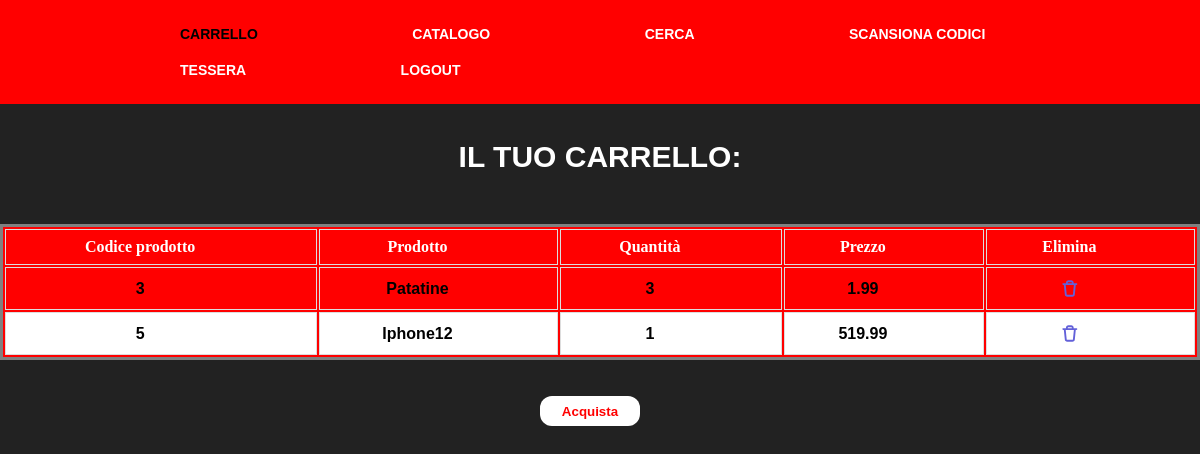
Page /Progetto_MYC/Carrello.php (signed in) on the earlier database version.
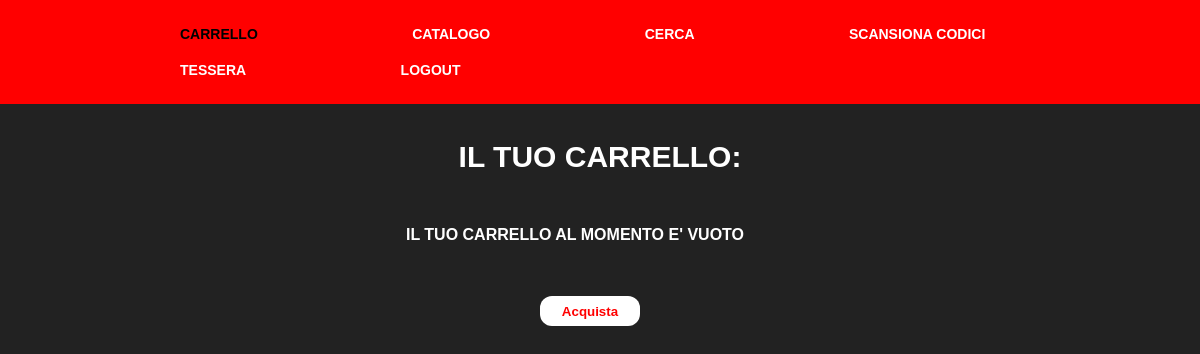
Same page on the later database version.
### tables this page shows
CREATE TABLE `carrello` (
  `NumeroAcquisto` int(11) NOT NULL,
  `ID_Utente` int(15) NOT NULL,
  `CodiceProdotto` int(10) NOT NULL,
  `Quantita` int(2) NOT NULL
);

CREATE TABLE `prodotto` (
  `CodiceProdotto` int(15) NOT NULL,
  `NomeProdotto` varchar(40) NOT NULL,
  `Categoria` varchar(20) NOT NULL,
  `Reparto` varchar(30) NOT NULL,
  `PrezzoUnitario` float NOT NULL,
  `Magazzino` int(5) NOT NULL
);

### Progetto_MYC/Carrello.php (the view, shortened to what this page needs)
<link rel="stylesheet" href="Stile2.css">
<link rel="stylesheet" href="Stile.css">
<nav class="header">
  <ul>
    <li class="alignLI"><a id="selected" href="Carrello.php">Carrello</a></li>
    <li class="alignLI"><a href="Catalogo.php">Catalogo</a></li>
    <li class="alignLI"><a href="Cerca.php">Cerca</a></li>
    <li class="alignLI"><a href="ScansioneCodice.php">Scansiona codici</a></li>
    <li class="alignLI"><a href="Tessera.php">Tessera</a></li>
    <li class="alignLI"><a href="Logout.php">Logout</a></li>
  </ul>
</nav>
<body>
  <br>
  <br>
  <center><label class="AlignLabel">IL TUO CARRELLO:</label></center>
  <?php
  require_once 'Config.php';
  $ID_Cliente=$_SESSION['ID_Cliente'];
    $sql= "SELECT NomeProdotto,PrezzoUnitario,Quantita,carrello.CodiceProdotto FROM prodotto,carrello WHERE ((prodotto.CodiceProdotto = carrello.CodiceProdotto) AND ID_Utente=$ID_Cliente)";
    if ($result=mysqli_query($link,$sql)){
      if(mysqli_num_rows($result)>0){
              echo "<table class='TableProvaCarrello'>";
                echo "<thead>";
                    echo "<tr>";
                    echo "<th class='Text'>Codice prodotto</th>";
                        echo "<th class='Text'>Prodotto</th>";
                        echo "<th class='Text'>Quantità</th>";
                        echo "<th class='Text'>Prezzo</th>";
                        echo "<th class='Text'>Elimina</th>";
                    echo "</tr>";
                echo "</thead>";
                while($row=mysqli_fetch_array($result)){
                  echo "<tr>";
                      echo "<th class='Text2'>" .$row['CodiceProdotto']."</th>";
                      echo "<td class='Text2'>" .$row["NomeProdotto"]. "</td>";
                      echo "<td class='Text2'>" .$row["Quantita"]."</td>";
                      echo "<td class='Text2'>" .$row["PrezzoUnitario"]. "</td>";
                      echo "<td class='Text2'><a href='EliminaProdotto.php?&CodiceProdotto=".$row['CodiceProdotto']."'><img src='bottone.svg'></a></td>";
                  echo "</tr>";
              }
              echo "</table>";
          }else{
            echo "<br><br><p class='Avvisi'>IL TUO CARRELLO AL MOMENTO E' VUOTO</p>";
          }
        }else{
          echo "ERROR: non abile ad eseguire".$sql;
        }
?>
<br>
<br>
<form action="EliminaProdottiCarrello.php" method="POST">
  <div class="Acquista">
      <button type="submit" name="btn_Acqista">Acquista</button>
  </div>
</form>
</body>
</html>

### Progetto_MYC/Stile2.css (style rules this page uses)
body { margin: 0; background: #222; font-family: 'Work Sans', sans-serif; font-weight: 800; }
nav ul { list-style: none; }
nav li { display: inline-block; margin-left: 70px; padding: 10px; position: relative; }
nav a { color:white; text-decoration: none; text-transform: uppercase; font-size: 14px; }
nav a::before { content: ''; display: block; height: 5px; background-color: #222; position: absolute; top: 0; width: 0%; transition: all ease-in-out 250ms; }
.header { background-color: red; display: flex; align-items:center; }
.header .alignLI { margin-left: 130px; }
button { display: flex; flex-direction: column; justify-content: center; align-items: center; padding: 1em; border: 0px solid transparent; background-color: rgba(19, 19, 20, 0.08); transition: all 0.2s linear; }
.AlignLabel { margin-top: 50px; color: white; font-size: 30px; }
.text { color:white; text-align: center; margin-top: 15%; font-family: "Verdana, Geneva, Tahoma, sans-serif"; }
table { font-family: arial, sans-serif; border-style: solid; width: 100%; background-color: white; }
td, th { border: 1px solid #dddddd; text-align: left; padding: 8px; }
tr:nth-child(even) { background-color: white; }

### Progetto_MYC/Stile.css (style rules this page uses)
body { margin: 0; background: #222; font-family: 'Work Sans', sans-serif; font-weight: 800; }
nav ul { list-style: none; }
nav li { display: inline-block; margin-left: 70px; padding: 10px; position: relative; }
nav a { color:white; text-decoration: none; text-transform: uppercase; font-size: 14px; }
nav a::before { content: ''; display: block; height: 5px; background-color: #444; position: absolute; top: 0; width: 0%; transition: all ease-in-out 250ms; }
.header { background-color: red; display: flex; align-items:center; }
.header .alignLI { margin-left: 130px; }
#selected { color: black; }
.Acquista button { color: red; border-radius: 12px; width: 100px; height: 30px; font-weight: bold; background-color: white; margin-left: 45%; }
.Avvisi { color: white; font-weight: bold; padding-right: 50px; text-align: center; }
.text { color:white; text-align: center; margin-top: 15%; font-family: "Verdana, Geneva, Tahoma, sans-serif"; }
.TableProvaCarrello { background-color: red; align-items: center; margin-top: 50px; }
.TableProvaCarrello .Text { color: white; font-weight: bold; padding-right: 50px; text-align: center; }
.TableProvaCarrello .Text2 { color: black; font-weight: bold; padding-right: 50px; text-align: center; }

Differences in the rows shown:
removed carrello: CodiceProdotto "3", CodiceProdotto.NomeProdotto "Patatine", Quantita "3", CodiceProdotto.PrezzoUnitario "1.99"
removed carrello: CodiceProdotto "5", CodiceProdotto.NomeProdotto "Iphone12", Quantita "1", CodiceProdotto.PrezzoUnitario "519.99"
Other differences:
text no longer shown: "Codice prodotto Prodotto Quantità Prezzo Elimina"
text now shown: "IL TUO CARRELLO AL MOMENTO E' VUOTO"
